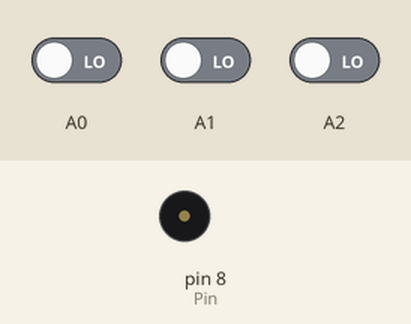
Recording of a sketch running on a simulated Arduino Uno, built with avr-gcc and run on an emulated ATmega328P. Parts: buzzer (waves = sounding). The inputs (shaded band) are chosen by the test bench; at power-on: A0 LOW, A1 LOW, A2 LOW.

Above: at 1.2 s.
1.3 s: A0 driven HIGH
At 2.5 s:
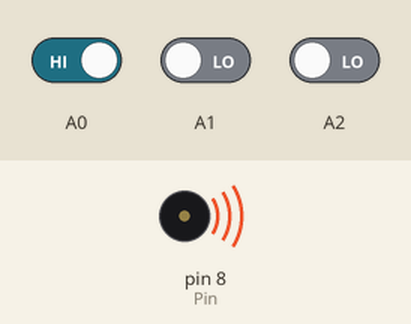
Timing chart, 0 to 4.3 s (numbered marks = the images above; inputs shaded):
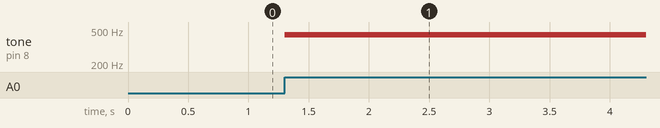

The sketch:

_10.ino
```cpp
const int Pin = 8;

int pos = 0;

void setup()
{
  pinMode(A0, INPUT);
  pinMode(Pin, OUTPUT);
  pinMode(A1, INPUT);
  pinMode(A2, INPUT);
}

void loop()
{
  // if button press on A0 is detected
  if (digitalRead(A0) == HIGH)
    tone(Pin, 440, 100); // play tone 57 (A4 = 440 Hz)

  // if button press on A1 is detected
  if (digitalRead(A1) == HIGH)
    tone(Pin, 494, 100); // play tone 59 (B4 = 494 Hz)

  // if button press on A2 is detected
  if (digitalRead(A2) == HIGH)
    tone(Pin, 523, 100); // play tone 60 (C5 = 523 Hz)

  delay(10); // Delay a little bit to improve simulation performance
}
```

Measured:
- after the input at 1.3 s, tone on pin 8 (Pin): silent → 440 Hz at once
